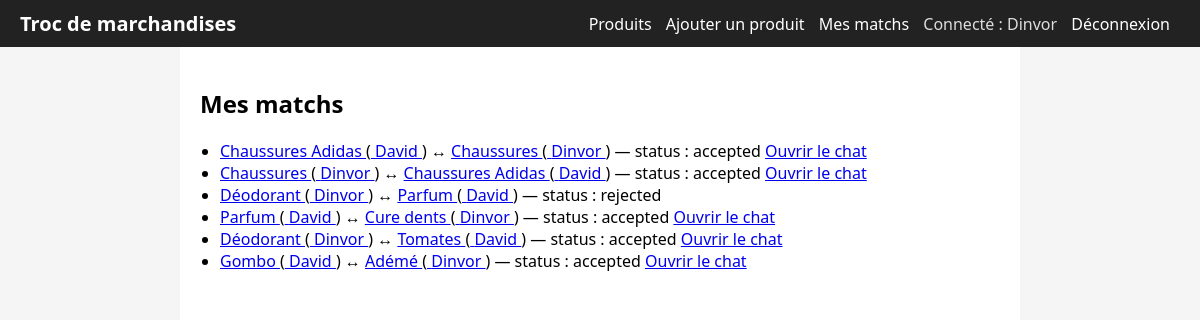
Screenshot of /matches (signed in) with the database file from the repository.
### tables this page shows
CREATE TABLE users (
            id INTEGER PRIMARY KEY AUTOINCREMENT,
            name TEXT NOT NULL,
            email TEXT UNIQUE NOT NULL,
            password TEXT NOT NULL,
            bio TEXT
        );

CREATE TABLE matches (
            id INTEGER PRIMARY KEY AUTOINCREMENT,
            product_a_id INTEGER NOT NULL,
            product_b_id INTEGER NOT NULL,
            status TEXT DEFAULT 'pending',
            FOREIGN KEY(product_a_id) REFERENCES products(id),
            FOREIGN KEY(product_b_id) REFERENCES products(id)
        );

CREATE TABLE products (
            id INTEGER PRIMARY KEY AUTOINCREMENT,
            user_id INTEGER NOT NULL,
            title TEXT NOT NULL,
            description TEXT,
            image TEXT,
            status TEXT DEFAULT 'disponible',
            FOREIGN KEY(user_id) REFERENCES users(id)
        );

### matching/routes.py (the view)
@matching_bp.route("/matches")
def matches():
    user = current_user()
    if not user:
        return redirect(url_for("auth.login"))
    conn = get_db()
    c = conn.cursor()
    c.execute("""
        SELECT m.*,
               pa.title AS product_a_title, pa.id AS product_a_id,
               pb.title AS product_b_title, pb.id AS product_b_id,
               ua.name AS owner_a, ua.id AS owner_a_id,
               ub.name AS owner_b, ub.id AS owner_b_id
        FROM matches m
        JOIN products pa ON m.product_a_id = pa.id
        JOIN products pb ON m.product_b_id = pb.id
        JOIN users ua ON pa.user_id = ua.id
        JOIN users ub ON pb.user_id = ub.id
        WHERE pa.user_id=? OR pb.user_id=?
    """, (user["id"], user["id"]))
    matches = c.fetchall()
    conn.close()
    return render_template("matches.html", matches=matches, user=user)

### app.py (called while the page is built)
def get_db():
    conn = sqlite3.connect("troc.db")
    conn.row_factory = sqlite3.Row
    return conn

def current_user():
    if "user_id" in session:
        conn = get_db()
        c = conn.cursor()
        c.execute("SELECT * FROM users WHERE id=?", (session["user_id"],))
        u = c.fetchone()
        conn.close()
        return u
    return None

def create_app():
    app = Flask(__name__)
    app.config["SECRET_KEY"] = "dev-secret-key"
    from auth.routes import auth_bp
    from products.routes import products_bp
    from matching.routes import matching_bp
    from chat.routes import chat_bp
    from api.routes import api_bp
    app.register_blueprint(auth_bp)
    app.register_blueprint(products_bp)
    app.register_blueprint(matching_bp)
    app.register_blueprint(chat_bp)
    app.register_blueprint(api_bp)
    @app.context_processor
    def inject_user():
        return {"user": current_user()}
    @app.route("/")
    def index():
        return render_template("products.html", products=[], user=current_user())
    socketio.init_app(app)
    return app

### matching/routes.py (called while the page is built)
def get_db():
    conn = sqlite3.connect("troc.db")
    conn.row_factory = sqlite3.Row
    return conn

def current_user():
    if "user_id" in session:
        conn = get_db()
        c = conn.cursor()
        c.execute("SELECT * FROM users WHERE id=?", (session["user_id"],))
        u = c.fetchone()
        conn.close()
        return u
    return None

### templates/matches.html
{% extends "base.html" %}
{% block content %}
<h2>Mes matchs</h2>
{% if matches %}
<ul>
    {% for m in matches %}
        <li>
            <a href="{{ url_for('products.product_detail', product_id=m['product_a_id']) }}">
                {{ m['product_a_title'] }}
            </a>
            (<a href="{{ url_for('auth.user_profile', user_id=m['owner_a_id']) }}">
                {{ m['owner_a'] }}
            </a>)
            ↔
            <a href="{{ url_for('products.product_detail', product_id=m['product_b_id']) }}">
                {{ m['product_b_title'] }}
            </a>
            (<a href="{{ url_for('auth.user_profile', user_id=m['owner_b_id']) }}">
                {{ m['owner_b'] }}
            </a>)
            — status : {{ m['status'] }}
            {% if m['status'] == 'pending' %}
                <a href="{{ url_for('matching.match_accept', match_id=m['id']) }}">Accepter</a>
                <a href="{{ url_for('matching.match_reject', match_id=m['id']) }}">Refuser</a>
            {% elif m['status'] == 'accepted' %}
                <a href="{{ url_for('chat.chat', match_id=m['id']) }}">Ouvrir le chat</a>
            {% endif %}
        </li>
    {% endfor %}
</ul>
{% else %}
<p>Aucun match pour l'instant.</p>
{% endif %}
{% endblock %}

### templates/base.html (shortened to what this page needs)
<!DOCTYPE html>
<html lang="fr">
<head>
    <link rel="stylesheet" href="{{ url_for('static', filename='style.css') }}">
</head>
<body>
<header>
    <h1>Troc de marchandises</h1>
    <nav>
        <a href="{{ url_for('products.products') }}">Produits</a>
        {% if user %}
            <a href="{{ url_for('products.product_add') }}">Ajouter un produit</a>
            <a href="{{ url_for('matching.matches') }}">Mes matchs</a>
            <span class="user">Connecté : {{ user['name'] }}</span>
            <a href="{{ url_for('auth.logout') }}">Déconnexion</a>
        {% else %}
            <a href="{{ url_for('auth.login') }}">Connexion</a>
            <a href="{{ url_for('auth.register') }}">Inscription</a>
        {% endif %}
    </nav>
</header>
<main>
    {% block content %}{% endblock %}
</main>
</body>
</html>

### static/style.css (style rules this page uses)
body { font-family: system-ui, sans-serif; margin: 0; padding: 0; background: #f5f5f5; }
header { background: #222; color: #fff; padding: 10px 20px; display: flex; align-items: center; justify-content: space-between; }
header h1 { margin: 0; font-size: 20px; }
nav a { color: #fff; margin-right: 10px; text-decoration: none; }
nav .user { color: #ddd; margin-right: 10px; }
main { padding: 20px; max-width: 800px; margin: 0 auto; background: #fff; min-height: calc(100vh - 60px); }
ul { padding-left: 20px; }

### rows the page displays
users: name "Dinvor"
matches: product_a_title "Chaussures Adidas", owner_a "David", product_b_title "Chaussures", owner_b "Dinvor", status "accepted"
matches: product_a_title "Chaussures", owner_a "Dinvor", product_b_title "Chaussures Adidas", owner_b "David", status "accepted"
matches: product_a_title "Déodorant", owner_a "Dinvor", product_b_title "Parfum", owner_b "David", status "rejected"
matches: product_a_title "Parfum", owner_a "David", product_b_title "Cure dents", owner_b "Dinvor", status "accepted"
matches: product_a_title "Déodorant", owner_a "Dinvor", product_b_title "Tomates", owner_b "David", status "accepted"
matches: product_a_title "Gombo", owner_a "David", product_b_title "Adémé", owner_b "Dinvor", status "accepted"
